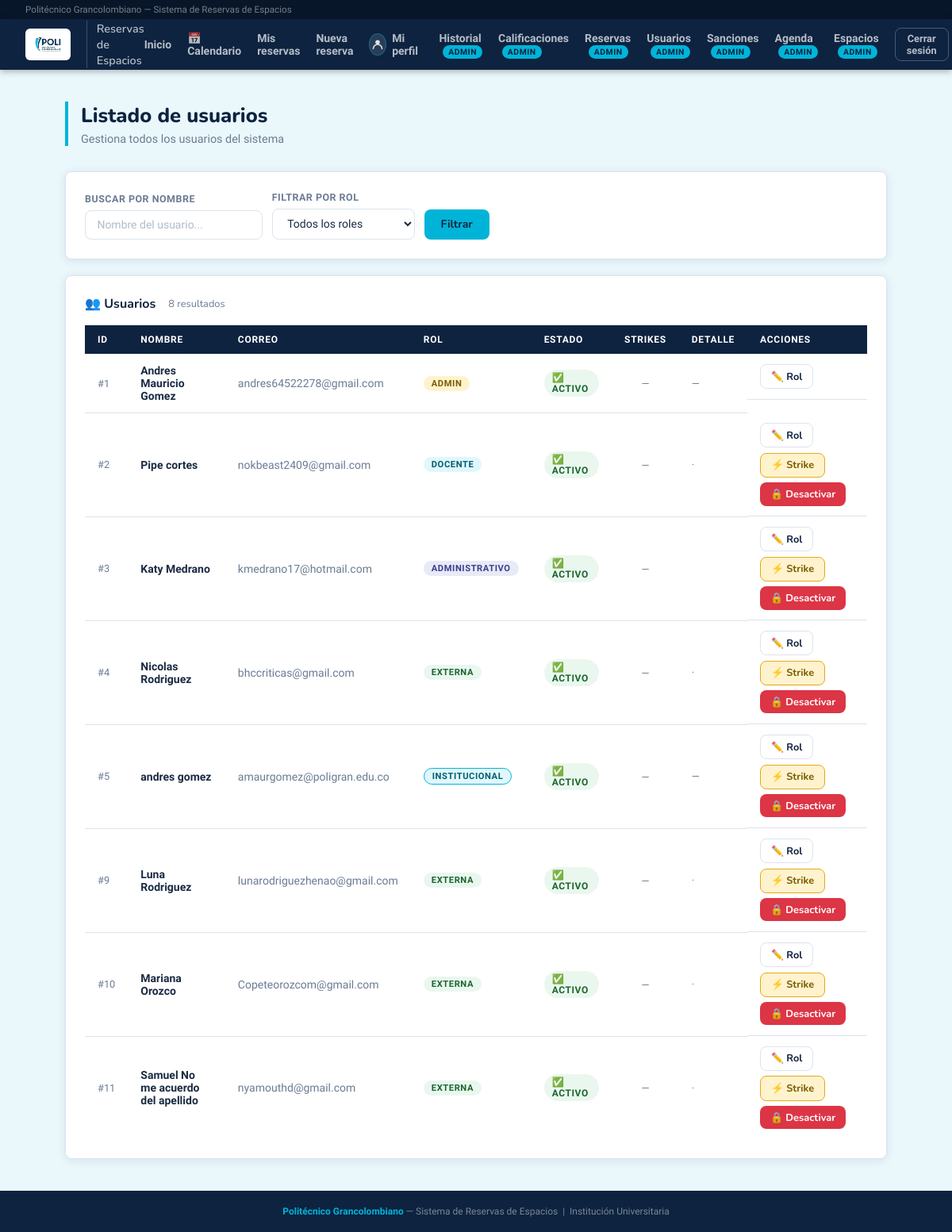
/admin/usuarios (signed in), run on the app's committed database.
### database.py (models this page shows, shortened)
class Usuario(Base):
    __tablename__ = "usuario"
    id         = Column(Integer, primary_key=True, autoincrement=True)
    nombre     = Column(String, nullable=False)
    correo     = Column(String, nullable=False, unique=True)
    contrasena = Column(String, nullable=False)
    rol        = Column(String, nullable=False)  # 'docente' | 'administrativo' | 'externa' | 'admin'
    activo  = Column(Boolean, default=True, nullable=False)   # False = cuenta desactivada
    strikes = Column(Integer, default=0,    nullable=False)   # Reportes asignados por el admin
    cod_docente  = Column(String,  nullable=True)
    departamento = Column(String,  nullable=True)
    dependencia = Column(String, nullable=True)
    empresa  = Column(String, nullable=True)
    telefono = Column(String, nullable=True)
    reservas = relationship("Reserva", back_populates="usuario")
    sanciones_recibidas = relationship(
        "Sancion",
        foreign_keys="Sancion.usuario_id",
        back_populates="usuario",
    )
    sanciones_aplicadas = relationship(
        "Sancion",
        foreign_keys="Sancion.admin_id",
        back_populates="admin",
    )
    __mapper_args__ = {
        "polymorphic_on": rol,
        "polymorphic_identity": "usuario",
    }

class Institucional(Usuario):
    __mapper_args__ = {"polymorphic_identity": "institucional"}

### app.py (the view)
@app.route("/admin/usuarios")
@requiere_login
@requiere_admin
def admin_usuarios():
    u      = usuario_logueado()
    rol    = request.args.get("rol", "")
    nombre = request.args.get("nombre", "").strip()
    query  = db.query(Usuario)
    if rol:
        query = query.filter_by(rol=rol)
    if nombre:
        query = query.filter(Usuario.nombre.ilike(f"%{nombre}%"))
    usuarios = query.all()
    return render_template("admin_usuarios.html", usuario=u, usuarios=usuarios,
                           filtro_rol=rol, filtro_nombre=nombre)

### app.py (called while the page is built)
@app.after_request
def add_header(response):
    response.headers["Cache-Control"] = "no-cache, no-store, must-revalidate"
    response.headers["Pragma"] = "no-cache"
    response.headers["Expires"] = "0"
    return response

@app.teardown_appcontext
def shutdown_session(exception=None):
    DBSession.remove()

@app.after_request
def agregar_headers_no_cache(response):
    response.headers["Cache-Control"] = "no-store, no-cache, must-revalidate, max-age=0, post-check=0, pre-check=0"
    response.headers["Pragma"] = "no-cache"
    response.headers["Expires"] = "-1"
    return response

@app.before_request
def limpiar_sesion_al_iniciar():
    if not app.config.get("SESION_LIMPIADA"):
        session.clear()
        app.config["SESION_LIMPIADA"] = True
        _cargar_espacios_predefinidos()

def usuario_logueado():
    uid = session.get("usuario_id")
    if uid:
        return db.get(Usuario, uid)
    return None

def requiere_login(f):
    from functools import wraps
    @wraps(f)
    def wrapper(*args, **kwargs):
        u = usuario_logueado()
        if not u:
            flash("Debes iniciar sesión primero.", "warning")
            return redirect(url_for("login"))
        if not u.activo:
            session.clear()
            flash("Tu cuenta ha sido desactivada. Contacta al administrador.", "danger")
            return redirect(url_for("login"))
        return f(*args, **kwargs)
    return wrapper

def requiere_admin(f):
    from functools import wraps
    @wraps(f)
    def wrapper(*args, **kwargs):
        u = usuario_logueado()
        if not u or u.rol != "admin":
            flash("No tienes permiso para acceder a esa página.", "danger")
            return redirect(url_for("dashboard"))
        return f(*args, **kwargs)
    return wrapper

### templates/admin_usuarios.html (shortened to what this page needs)
{% extends "base.html" %}
{% block content %}
<div class="page-header">
  <h1>Listado de usuarios</h1>
  <p>Gestiona todos los usuarios del sistema</p>
</div>
<div class="card" style="margin-bottom:1.25rem;">
  <form method="GET" style="display:flex; gap:.75rem; align-items:flex-end; flex-wrap:wrap;">
    <div>
      <label style="display:block; font-size:.78rem; color:var(--muted); text-transform:uppercase; letter-spacing:.04em; margin-bottom:.4rem; font-weight:700;">Buscar por nombre</label>
      <input type="text" name="nombre" value="{{ filtro_nombre }}" placeholder="Nombre del usuario..." style="background:var(--white); border:1.5px solid var(--border); color:var(--text); padding:.6rem .9rem; border-radius:8px; font-family:inherit; font-size:.875rem; min-width:200px;"/>
    </div>
    <div>
      <label style="display:block; font-size:.78rem; color:var(--muted); text-transform:uppercase; letter-spacing:.04em; margin-bottom:.4rem; font-weight:700;">Filtrar por rol</label>
      <select name="rol" style="background:var(--white); border:1.5px solid var(--border); color:var(--text); padding:.6rem .9rem; border-radius:8px; font-family:inherit; font-size:.875rem; min-width:180px;">
        <option value=""  {% if not filtro_rol %}selected{% endif %}>Todos los roles</option>
      </select>
    </div>
    <button type="submit" class="btn btn-primary">Filtrar</button>
  </form>
</div>
<div class="card">
  <div class="card-title">👥 Usuarios <span style="font-size:.8rem; font-weight:400; color:var(--muted); margin-left:.5rem;">{{ usuarios|length }} resultado{{ 's' if usuarios|length != 1 else '' }}</span></div>
  {% if usuarios %}
  <table>
    <thead><tr><th>ID</th><th>Nombre</th><th>Correo</th><th>Rol</th><th>Estado</th><th>Strikes</th><th>Detalle</th><th>Acciones</th></tr></thead>
    <tbody>
      {% for u in usuarios %}
      <tr>
        <td style="color:var(--muted); font-size:.8rem;">#{{ u.id }}</td>
        <td>
          <strong>{{ u.nombre }}</strong>
        </td>
        <td style="color:var(--muted);">{{ u.correo }}</td>
        <td><span class="pill pill-{{ u.rol }}">{{ u.rol }}</span></td>
        <td>
          {% if u.activo %}
            <span class="pill" style="background:#eaf7ee; color:#1a6630; font-size:.75rem;">✅ Activo</span>
          {% else %}
            <span class="pill" style="background:#fdecea; color:#8b1a1a; font-size:.75rem;">🔒 Inactivo</span>
          {% endif %}
        </td>
        <td style="text-align:center;">
          {% if u.strikes == 0 %}
            <span style="color:var(--muted); font-size:.8rem;">—</span>
          {% else %}
            <span style="font-weight:700; color:{% if u.strikes >= 3 %}#dc3545{% elif u.strikes == 2 %}#e6a817{% else %}var(--text){% endif %}; font-size:.9rem;">
              {{ u.strikes }} ⚡
            </span>
          {% endif %}
        </td>
        <td style="font-size:.8rem; color:var(--muted);">
          {% if u.rol == 'docente' %}{{ u.cod_docente or '' }} · {{ u.departamento or '' }}
          {% elif u.rol == 'administrativo' %}{{ u.dependencia or '' }}
          {% elif u.rol == 'externa' %}{{ u.empresa or '' }} · {{ u.telefono or '' }}
          {% else %}—{% endif %}</td>
        <td style="display:flex; gap:.4rem; flex-wrap:wrap;">
          <a href="{{ url_for('admin_editar_rol', uid=u.id) }}" class="btn btn-secondary btn-sm">✏️ Rol</a>
          {% if u.id != usuario.id %}
            <form method="POST" action="{{ url_for('admin_asignar_strike', uid=u.id) }}"
                  onsubmit="return confirm('¿Asignar un strike a {{ u.nombre }}?')">
              <button type="submit" class="btn btn-sm"
                      style="background:#fff3cd; border:1.5px solid #e6a817; color:#7a5c00;">⚡ Strike</button>
            </form>
            {% if u.activo %}
              <button onclick="confirmarDesactivar({{ u.id }}, '{{ u.nombre }}')" class="btn btn-danger btn-sm">🔒 Desactivar</button>
            {% else %}
              <form method="POST" action="{{ url_for('admin_reactivar_usuario', uid=u.id) }}"
                    onsubmit="return confirm('¿Reactivar al usuario {{ u.nombre }}?')">
                <button type="submit" class="btn btn-sm" style="background:#eaf7ee; border:1.5px solid #28a745; color:#1a6630;">🔓 Reactivar</button>
              </form>
            {% endif %}
          {% endif %}
        </td>
      </tr>
      {% endfor %}
    </tbody>
  </table>
  {% else %}
  <p style="text-align:center; color:var(--muted); padding:2rem 0;">No hay usuarios con ese filtro.</p>
  {% endif %}
</div>
{% endblock %}

### templates/base.html (shortened to what this page needs)
<!DOCTYPE html>
<html lang="es">
<head>
</head>
<body>
{% if session.usuario_id %}
<div class="topbar">
  <span>Politécnico Grancolombiano — Sistema de Reservas de Espacios</span>
</div>
<nav>
  <div class="nav-brand">
    <div class="nav-logo-wrap"><img class="nav-logo-img" src="{{ url_for('static', filename='img/logo_poli.png') }}" alt="Poli"/></div>
    <span class="nav-title">Reservas de Espacios</span>
  </div>
  <div class="nav-links">
    <a href="{{ url_for('dashboard') }}">Inicio</a>
    <a href="{{ url_for('calendario') }}">📅 Calendario</a>
    <a href="{{ url_for('mis_reservas') }}">Mis reservas</a>
    <a href="{{ url_for('reserva_nueva') }}">Nueva reserva</a>
    <a href="{{ url_for('perfil') }}" style="display:flex; align-items:center; gap:.45rem; font-size:.875rem; color:rgba(255,255,255,.7); transition:color .2s; font-weight:600; text-decoration:none;" onmouseover="this.style.color='var(--cyan)'" onmouseout="this.style.color='rgba(255,255,255,.7)'">
      <span style="display:inline-flex; align-items:center; justify-content:center; width:28px; height:28px; border-radius:50%; background:rgba(255,255,255,.12); border:1.5px solid rgba(0,180,216,.35);">
        <svg width="16" height="16" viewBox="0 0 52 52" fill="none">
          <circle cx="26" cy="17" r="9" fill="rgba(255,255,255,0.85)"/>
          <path d="M8 44c0-9.941 8.059-18 18-18s18 8.059 18 18" stroke="rgba(255,255,255,0.85)" stroke-width="5" stroke-linecap="round"/>
        </svg>
      </span>
      Mi perfil
    </a>
    {% if usuario and usuario.rol == 'admin' %}
      <a href="{{ url_for('admin_historial') }}">Historial <span class="nav-badge">Admin</span></a>
      <a href="{{ url_for('admin_calificaciones') }}">Calificaciones <span class="nav-badge">Admin</span></a>
      <a href="{{ url_for('admin_reservas') }}">Reservas <span class="nav-badge">Admin</span></a>
      <a href="{{ url_for('admin_usuarios') }}">Usuarios <span class="nav-badge">Admin</span></a>
      <a href="{{ url_for('admin_sanciones') }}">Sanciones <span class="nav-badge">Admin</span></a>
      <a href="{{ url_for('admin_agenda') }}">Agenda <span class="nav-badge">Admin</span></a>
      <a href="{{ url_for('admin_espacios') }}">Espacios <span class="nav-badge">Admin</span></a>
    {% endif %}
    <a href="{{ url_for('logout') }}"><button class="btn-logout">Cerrar sesión</button></a>
  </div>
</nav>
{% endif %}
<main class="page">
  {% block content %}{% endblock %}
</main>
<footer>
  <strong>Politécnico Grancolombiano</strong> — Sistema de Reservas de Espacios &nbsp;|&nbsp; Institución Universitaria
</footer>
</body>
</html>

### data on the page
Institucional: id "1", nombre "Andres Mauricio Gomez", correo "andres64522278@gmail.com", rol "ADMIN", activo "✅ ACTIVO"
Institucional: id "2", nombre "Pipe cortes", correo "nokbeast2409@gmail.com", rol "DOCENTE", activo "✅ ACTIVO"
Institucional: id "3", nombre "Katy Medrano", correo "kmedrano17@hotmail.com", rol "ADMINISTRATIVO", activo "✅ ACTIVO"
Institucional: id "4", nombre "Nicolas Rodriguez", correo "bhccriticas@gmail.com", rol "EXTERNA", activo "✅ ACTIVO"
Institucional: id "5", nombre "andres gomez", correo "amaurgomez@poligran.edu.co", rol "INSTITUCIONAL", activo "✅ ACTIVO"
Institucional: id "9", nombre "Luna Rodriguez", correo "lunarodriguezhenao@gmail.com", rol "EXTERNA", activo "✅ ACTIVO"
Institucional: id "10", nombre "Mariana Orozco", correo "Copeteorozcom@gmail.com", rol "EXTERNA", activo "✅ ACTIVO"
Institucional: id "11", nombre "Samuel No me acuerdo del apellido", correo "nyamouthd@gmail.com", rol "EXTERNA", activo "✅ ACTIVO"

### other printed values
{{ usuarios|length }} "8"
{{ 's' if usuarios|length != 1 else '' }} "s"
